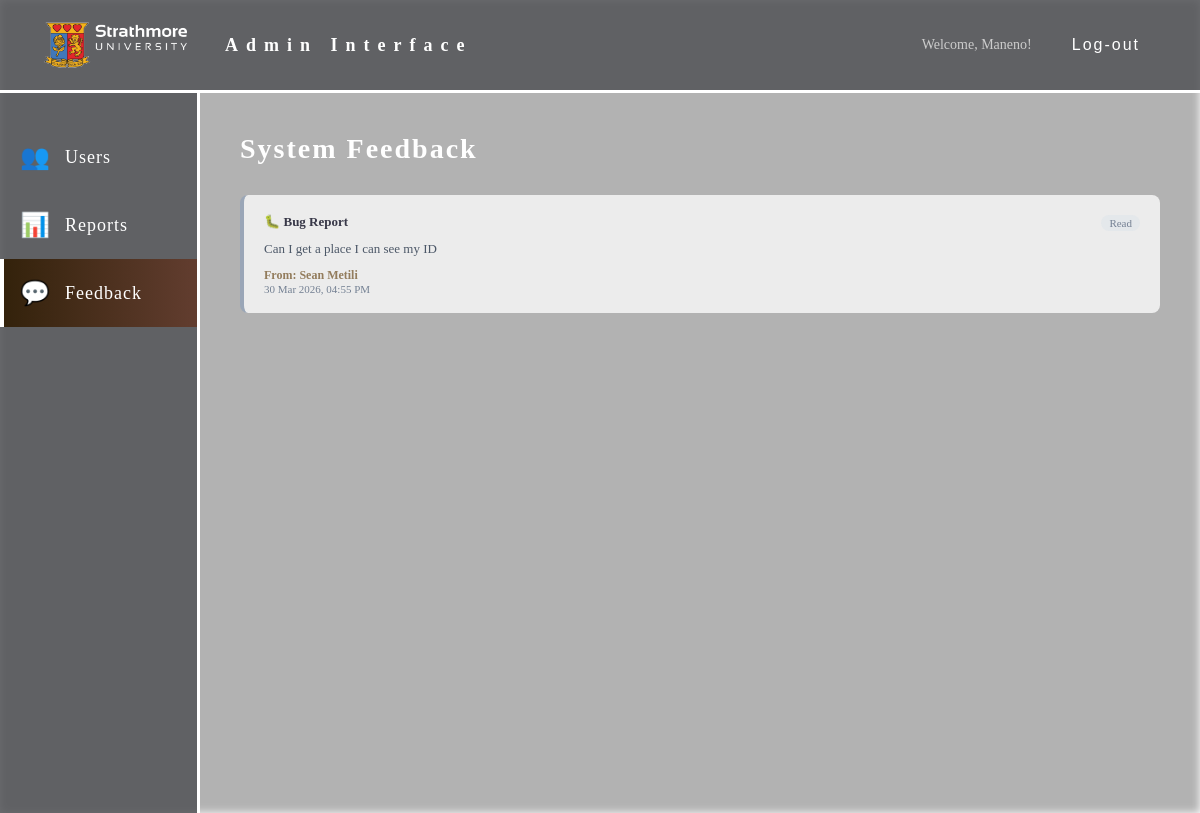
Screenshot of /Admin/AdminFeedback.php (signed in) with the database file from the repository.
### tables this page shows
CREATE TABLE `feedback` (
  `FeedbackID` int(11) NOT NULL,
  `UserID` int(11) NOT NULL,
  `Type` varchar(50) NOT NULL,
  `Message` text NOT NULL,
  `GoesTo` enum('Admin','Chef') NOT NULL,
  `Status` enum('Unread','Read') NOT NULL DEFAULT 'Unread',
  `CreatedAt` timestamp NOT NULL DEFAULT current_timestamp()
);

CREATE TABLE `registration` (
  `UserID` int(11) NOT NULL,
  `First_name` varchar(50) NOT NULL,
  `Last_name` varchar(50) NOT NULL,
  `Gender` enum('M','F') NOT NULL,
  `Password` varchar(255) NOT NULL
);

### Admin/AdminFeedback.php (the view, shortened to what this page needs)
<?php
include "../connection.php";
$feedbacks = mysqli_query($conn, "
    SELECT f.*, r.First_name, r.Last_name
    FROM feedback f
    JOIN registration r ON f.UserID = r.UserID
    WHERE f.GoesTo = 'Admin'
    ORDER BY f.CreatedAt DESC
");
?>
<!DOCTYPE html>
<head>
    <link rel="stylesheet" href="AdminInterface.css">
</head>
<body>
<div class="header">
    <h1>
        <a href="../Cafeteria.html" style="text-decoration:none; color:white; display:flex; align-items:center;">
            <img src="../Image/logo.png" width="150" height="50" alt="Logo">
        </a>
        <span style="margin-left:20px; font-size:18px;">Admin Interface</span>
    </h1>
    <div style="display:flex; align-items:center; gap:20px;">
        <span style="font-size:14px; color:#ccc;">Welcome, <?php echo $_SESSION['First_name']; ?>!</span>
        <a href="../Auth/Logout.php"><button class="logout-btn">Log-out</button></a>
    </div>
</div>
<div class="container">
    <div class="sidebar">
        <div class="sidebar-item">
            <a href="AdminUsers.php" style="text-decoration:none; color:white; display:flex; align-items:center; gap:15px; width:100%;">
                <span class="sidebar-icon">👥</span><span>Users</span>
            </a>
        </div>
        <div class="sidebar-item">
            <a href="AdminReports.php" style="text-decoration:none; color:white; display:flex; align-items:center; gap:15px; width:100%;">
                <span class="sidebar-icon">📊</span><span>Reports</span>
            </a>
        </div>
        <div class="sidebar-item active">
            <a href="AdminFeedback.php" style="text-decoration:none; color:white; display:flex; align-items:center; gap:15px; width:100%;">
                <span class="sidebar-icon">💬</span><span>Feedback</span>
            </a>
        </div>
    </div>
    <div class="main-content">
        <div class="content-header">
            <h2>System Feedback</h2>
        </div>
        <?php
        while($f = mysqli_fetch_assoc($feedbacks)){
            $card_class = 'feedback-card ' . strtolower($f['Status']);
        ?>
        <div class="<?php echo $card_class; ?>">
            <div class="fb-header">
                <span class="fb-type">🐛 <?php echo $f['Type']; ?></span>
                <span>
                    <?php if($f['Status'] == 'Unread'){ ?>
                        <span class="badge-unread">Unread</span>
                    <?php } else { ?>
                        <span class="badge-read">Read</span>
                    <?php } ?>
                </span>
            </div>
            <div class="fb-message"><?php echo htmlspecialchars($f['Message']); ?></div>
            <div class="fb-from">From: <?php echo $f['First_name'] . ' ' . $f['Last_name']; ?></div>
            <div class="fb-meta"><?php echo date('d M Y, h:i A', strtotime($f['CreatedAt'])); ?></div>
        </div>
        <?php } ?>
    </div>
</div>
</body>
</html>

### Admin/AdminInterface.css (style rules this page uses)
* { margin: 0; padding: 0; box-sizing: border-box; }
body { font-family: 'Times New Roman', serif; color: #FFFFFF; min-height: 100vh; position: relative; background-image: url('../Image/148.jpg'); background-size: cover; background-position: center; background-attachment: fixed; }
body::before { content: ''; position: fixed; inset: 0; z-index: 0; background-color: rgba(0, 0, 0, 0.3); filter: blur(4px); pointer-events: none; }
.header { background: rgba(82, 83, 86, 0.85); padding: 20px 40px; display: flex; justify-content: space-between; align-items: center; border-bottom: 3px solid white; position: relative; z-index: 1; }
.header h1 { font-size: 32px; letter-spacing: 8px; display: flex; align-items: center; gap: 15px; }
.logout-btn { background-color: transparent; color: white; border: none; font-size: 16px; cursor: pointer; padding: 10px 20px; letter-spacing: 2px; }
.container { display: flex; height: calc(100vh - 80px); }
.sidebar { width: 200px; background: rgba(82, 83, 86, 0.85); padding: 30px 0; border-right: 3px solid white; position: relative; z-index: 1; }
.sidebar-item { padding: 20px; color: white; cursor: pointer; display: flex; align-items: center; gap: 15px; font-size: 18px; letter-spacing: 1px; transition: background-color 0.3s; }
.sidebar-item.active { background: linear-gradient(90deg, #33220b 0%, #623d2f 100%); border-left: 4px solid white; padding-left: 16px; }
.sidebar-icon { font-size: 24px; width: 30px; text-align: center; }
.main-content { flex: 1; padding: 40px; overflow-y: auto; position: relative; z-index: 1; }
.content-header { display: flex; justify-content: space-between; align-items: center; margin-bottom: 30px; }
.content-header h2 { font-size: 28px; letter-spacing: 2px; }

### Admin/AdminFeedback.php (style rules this page uses)
.feedback-card { background: rgba(255,255,255,0.95); border-radius: 8px; padding: 18px 20px; margin-bottom: 14px; border-left: 4px solid #3b82f6; }
.feedback-card.read { border-left-color: #94a3b8; opacity: 0.8; }
.fb-header { display:flex; justify-content:space-between; align-items:center; margin-bottom:8px; }
.fb-type { font-size:13px; font-weight:700; color:#1a1a2e; }
.fb-meta { font-size:11px; color:#64748b; }
.fb-message { font-size:13px; color:#334155; margin-top:6px; line-height:1.6; }
.fb-from { font-size:12px; color:#8b6f47; margin-top:8px; font-weight:600; }
.badge-read { background:#f1f5f9; color:#64748b; padding:2px 8px; border-radius:10px; font-size:11px; }

### rows the page displays
feedback: Type "Bug Report", Status "Read", Message "Can I get a place I can see my ID", UserID.First_name "Sean", UserID.Last_name "Metili", CreatedAt "30 Mar 2026, 04:55 PM"

### other values shown
$_SESSION['First_name'] "Maneno"
